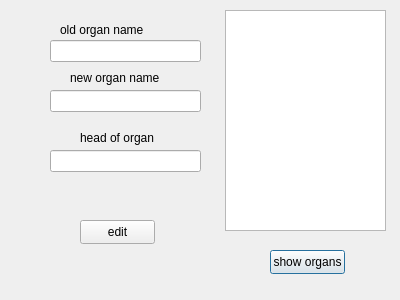
<?xml version="1.0" encoding="UTF-8"?>
<ui version="4.0">
 <class>Dialog_edit_organ</class>
 <widget class="QDialog" name="Dialog_edit_organ">
  <property name="geometry">
   <rect>
    <x>0</x>
    <y>0</y>
    <width>400</width>
    <height>300</height>
   </rect>
  </property>
  <property name="windowTitle">
   <string>Dialog</string>
  </property>
  <widget class="QListWidget" name="list">
   <property name="geometry">
    <rect>
     <x>225</x>
     <y>10</y>
     <width>161</width>
     <height>221</height>
    </rect>
   </property>
  </widget>
  <widget class="QPushButton" name="show">
   <property name="geometry">
    <rect>
     <x>270</x>
     <y>250</y>
     <width>75</width>
     <height>24</height>
    </rect>
   </property>
   <property name="text">
    <string>show organs</string>
   </property>
  </widget>
  <widget class="QPushButton" name="edit_organ">
   <property name="geometry">
    <rect>
     <x>80</x>
     <y>220</y>
     <width>75</width>
     <height>24</height>
    </rect>
   </property>
   <property name="text">
    <string>edit</string>
   </property>
  </widget>
  <widget class="QLineEdit" name="old_name">
   <property name="geometry">
    <rect>
     <x>50</x>
     <y>40</y>
     <width>151</width>
     <height>22</height>
    </rect>
   </property>
  </widget>
  <widget class="QLineEdit" name="new_name">
   <property name="geometry">
    <rect>
     <x>50</x>
     <y>90</y>
     <width>151</width>
     <height>22</height>
    </rect>
   </property>
  </widget>
  <widget class="QLineEdit" name="new_head">
   <property name="geometry">
    <rect>
     <x>50</x>
     <y>150</y>
     <width>151</width>
     <height>22</height>
    </rect>
   </property>
  </widget>
  <widget class="QLabel" name="label">
   <property name="geometry">
    <rect>
     <x>80</x>
     <y>130</y>
     <width>81</width>
     <height>16</height>
    </rect>
   </property>
   <property name="text">
    <string>head of organ</string>
   </property>
  </widget>
  <widget class="QLabel" name="label_2">
   <property name="geometry">
    <rect>
     <x>70</x>
     <y>70</y>
     <width>91</width>
     <height>16</height>
    </rect>
   </property>
   <property name="text">
    <string>new organ name</string>
   </property>
  </widget>
  <widget class="QLabel" name="label_3">
   <property name="geometry">
    <rect>
     <x>60</x>
     <y>20</y>
     <width>91</width>
     <height>20</height>
    </rect>
   </property>
   <property name="text">
    <string>old organ name</string>
   </property>
  </widget>
 </widget>
 <resources/>
 <connections/>
</ui>
